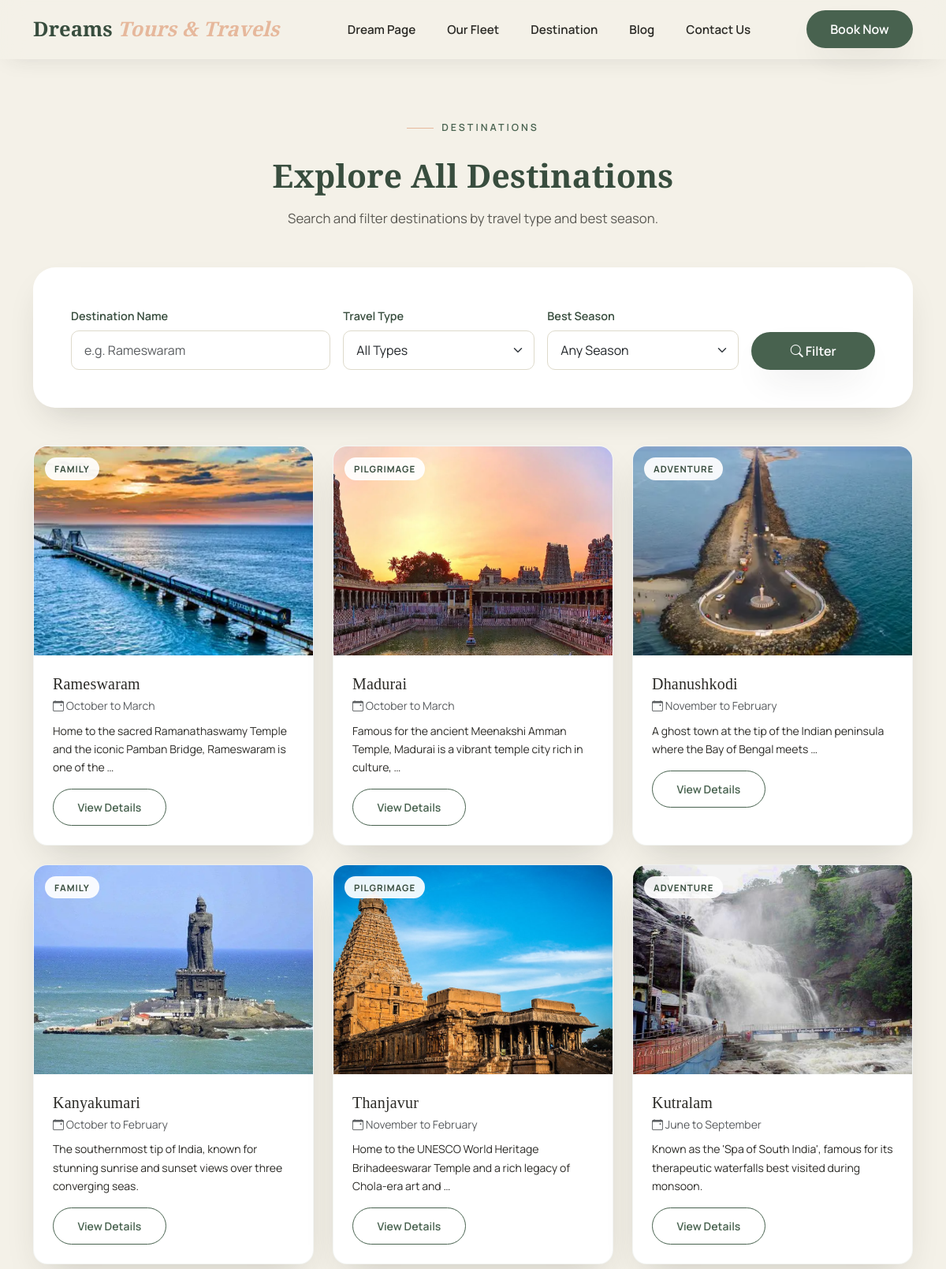
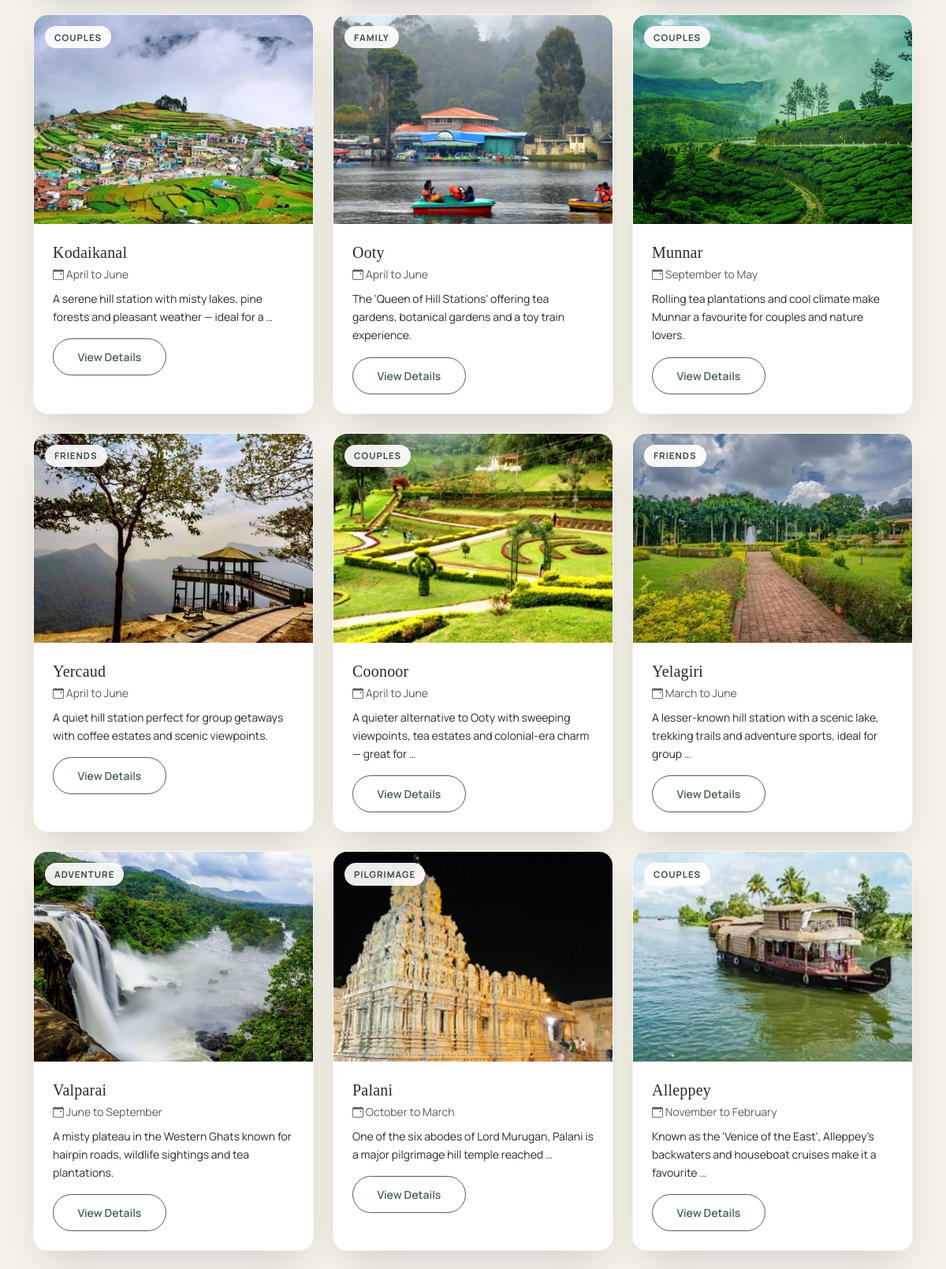
/destinations/ (upper part), run on the app's committed database (2 pictures, top to bottom).
### core/models.py (models this page shows, shortened)
class TimeStampedModel(models.Model):
    created_at = models.DateTimeField(auto_now_add=True)
    updated_at = models.DateTimeField(auto_now=True)
    class Meta:
        abstract = True

class Destination(TimeStampedModel):
    TRAVEL_TYPE_CHOICES = [
        ("family", "Family"),
        ("couples", "Couples"),
        ("pilgrimage", "Pilgrimage"),
        ("friends", "Friends"),
        ("adventure", "Adventure"),
    ]
    SEASON_CHOICES = [
        ("summer", "Summer"),
        ("winter", "Winter"),
        ("monsoon", "Monsoon"),
    ]
    name = models.CharField(max_length=100)
    slug = models.SlugField(max_length=120, unique=True, blank=True)
    image = models.ImageField(upload_to="destinations/", help_text="Recommended: 1200x900 WebP/JPG")
    description = models.TextField(help_text="Short description used on cards and detail page")
    best_time = models.CharField(max_length=100, help_text="e.g. October to April")
    best_season = models.CharField(max_length=10, choices=SEASON_CHOICES, default="winter")
    travel_type = models.CharField(max_length=15, choices=TRAVEL_TYPE_CHOICES, default="family")
    is_featured = models.BooleanField(default=False, help_text="Show on Home page (max 3 recommended)")
    meta_title = models.CharField(max_length=70, blank=True, help_text="Leave blank to auto-generate")
    meta_description = models.CharField(max_length=160, blank=True, help_text="Leave blank to auto-generate")
    display_order = models.PositiveIntegerField(default=0)
    class Meta:
        ordering = ["display_order", "name"]
        verbose_name = "Destination"
        verbose_name_plural = "Destinations"
    def get_absolute_url(self):
        return reverse("core:destination_detail", kwargs={"slug": self.slug})

### core/views.py (the view)
# urls.py: path("destinations/", views.destination_list, name="destination_list"),
def destination_list(request):
    destinations = Destination.objects.all()
    query = request.GET.get("q", "").strip()
    travel_type = request.GET.get("travel_type", "")
    season = request.GET.get("season", "")
    if query:
        destinations = destinations.filter(name__icontains=query)
    if travel_type:
        destinations = destinations.filter(travel_type=travel_type)
    if season:
        destinations = destinations.filter(best_season=season)
    context = {
        "meta_title": "Popular Tourist Destinations Near Rameswaram | Dreams Tours and Travels",
        "meta_description": "Discover Rameswaram, Madurai, Dhanushkodi, Kanyakumari and more. "
                             "Filter destinations by travel type and best season, then book your trip today.",
        "canonical_path": "/destinations/",
        "destinations": destinations,
        "query": query,
        "travel_type": travel_type,
        "season": season,
        "travel_type_choices": Destination.TRAVEL_TYPE_CHOICES,
        "season_choices": Destination.SEASON_CHOICES,
    }
    return render(request, "core/destination_list.html", context)

### core/context_processors.py (called while the page is built)
def company_info(request):
    return {
        "COMPANY_NAME": "Dreams Tours and Travels",
        "COMPANY_PHONE": "7708155016",
        "COMPANY_PHONE_DISPLAY": "+91 77081 55016",
        "COMPANY_WHATSAPP_LINK": "https://wa.me/917708155016",
        "COMPANY_EMAIL": "info@dreamstourstravels.in",
        "COMPANY_ADDRESS_LINE1": "Nearby Temple Road",
        "COMPANY_ADDRESS_LINE2": "Rameswaram, Tamil Nadu - 623518",
        "COMPANY_CITY": "Rameswaram",
        "SITE_URL": getattr(settings, "SITE_URL", "https://www.dreamstourstravels.in"),
        "GOOGLE_MAP_EMBED": (
            "https://www.google.com/maps/embed?pb=!1m18!1m12!1m3!1d3917.0!2d79.3129!3d9.2876"
            "!2m3!1f0!2f0!3f0!3m2!1i1024!2i768!4f13.1!3m3!1m2!1s0x0%3A0x0!2sRameswaram%2C+Tamil+Nadu!5e0!3m2!1sen!2sin"
        ),
    }

### templates/core/destination_list.html (shortened to what this page needs)
{% extends "base.html" %}
{% load static %}
{% block content %}
<section class="dt-section" style="padding-top: 9rem;">
  <div class="container">
    <div class="text-center mb-5" data-aos="fade-up">
      <p class="dt-eyebrow justify-content-center">Destinations</p>
      <h1 class="dt-section-title">Explore All Destinations</h1>
      <p class="dt-section-lede mx-auto">Search and filter destinations by travel type and best season.</p>
    </div>
    <form method="get" class="dt-contact-card mb-5" data-aos="fade-up" role="search" aria-label="Destination search and filters">
      <div class="row g-3 align-items-end">
        <div class="col-md-4">
          <label class="form-label" for="destSearch">Destination Name</label>
          <input type="text" id="destSearch" name="q" class="form-control" placeholder="e.g. Rameswaram" value="{{ query }}">
        </div>
        <div class="col-md-3">
          <label class="form-label" for="travelType">Travel Type</label>
          <select id="travelType" name="travel_type" class="form-select">
            <option value="">All Types</option>
          </select>
        </div>
        <div class="col-md-3">
          <label class="form-label" for="season">Best Season</label>
          <select id="season" name="season" class="form-select">
            <option value="">Any Season</option>
          </select>
        </div>
        <div class="col-md-2">
          <button type="submit" class="btn dt-btn-primary w-100"><i class="bi bi-search" aria-hidden="true"></i> Filter</button>
        </div>
      </div>
    </form>
    <div class="row g-4">
      {% for destination in destinations %}
      <div class="col-md-6 col-lg-4" data-aos="fade-up" data-aos-delay="{{ forloop.counter0|add:'50' }}">
        <div class="dt-card">
          <div class="dt-card-img-wrap">
            {% if destination.image %}
            <img src="{{ destination.image.url }}" alt="{{ destination.name }} tour package" loading="lazy" width="400" height="300">
            {% else %}
            <img src="{% static 'img/destination-placeholder.jpg' %}" alt="{{ destination.name }}" loading="lazy" width="400" height="300">
            {% endif %}
            <span class="dt-card-badge">{{ destination.get_travel_type_display }}</span>
          </div>
          <div class="dt-card-body">
            <h2 class="h5 mb-1">{{ destination.name }}</h2>
            <p class="text-muted small mb-2"><i class="bi bi-calendar-event" aria-hidden="true"></i> {{ destination.best_time }}</p>
            <p class="small mb-3">{{ destination.description|truncatewords:16 }}</p>
            <a href="{{ destination.get_absolute_url }}" class="btn dt-btn-outline btn-sm">View Details</a>
          </div>
        </div>
      </div>
      {% empty %}
      <div class="col-12 text-center text-muted py-5">No destinations match your search. Try different filters.</div>
      {% endfor %}
    </div>
  </div>
</section>
{% endblock %}

### static/css/style.css (style rules this page uses)
:root { --dt-primary: #48624F; --dt-primary-dark: #384D3E; --dt-secondary: #A7B69D; --dt-bg: #F4F1E8; --dt-accent: #E6B89C; --dt-ink: #2B2A26; --dt-white: #FFFFFF; --dt-font-heading: 'Cormorant Garamond', serif; --dt-font-body: 'Manrope', sans-serif; --dt-radius-sm: 10px; --dt-radius-md: 18px; --dt-radius-lg: 28px; --dt-shadow-soft: 0 20px 45px -18px rgba(43, 42, 38, 0.22); --dt-shadow-lift: 0 28px 60px -20px rgba(72, 98, 79, 0.35); --dt-space-section: clamp(4rem, 8vw, 8rem); }
* { box-sizing: border-box; }
html { scroll-behavior: smooth; }
body { font-family: var(--dt-font-body); color: var(--dt-ink); background: var(--dt-bg); line-height: 1.65; -webkit-font-smoothing: antialiased; }
h1, h2, h3, h4, .dt-display { font-family: var(--dt-font-heading); font-weight: 600; color: var(--dt-primary-dark); letter-spacing: 0.2px; }
.dt-eyebrow { font-family: var(--dt-font-body); font-weight: 600; font-size: 0.78rem; letter-spacing: 3px; text-transform: uppercase; color: var(--dt-primary); display: inline-flex; align-items: center; gap: 10px; }
.dt-eyebrow::before { content: ""; width: 34px; height: 1.5px; background: var(--dt-accent); display: inline-block; }
a { text-decoration: none; }
.btn { font-family: var(--dt-font-body); font-weight: 600; border-radius: 999px; padding: 0.75rem 1.9rem; transition: transform 0.25s ease, box-shadow 0.25s ease, background 0.25s ease; }
.dt-btn-primary, .dt-btn-cta { background: var(--dt-primary); color: #fff !important; border: none; box-shadow: var(--dt-shadow-soft); }
.dt-btn-outline { background: transparent; border: 1.5px solid var(--dt-primary); color: var(--dt-primary) !important; }
.dt-section { padding: var(--dt-space-section) 0; }
.dt-section-title { font-size: clamp(2rem, 3.4vw, 2.9rem); margin: 0.6rem 0 1rem; }
.dt-section-lede { max-width: 620px; color: #5B5A54; font-size: 1.05rem; }
.dt-card { background: var(--dt-white); border-radius: var(--dt-radius-md); box-shadow: var(--dt-shadow-soft); overflow: hidden; transition: transform 0.35s ease, box-shadow 0.35s ease; height: 100%; border: 1px solid rgba(72,98,79,0.06); }
.dt-card-img-wrap { aspect-ratio: 4/3; overflow: hidden; position: relative; }
.dt-card-img-wrap img { width: 100%; height: 100%; object-fit: cover; transition: transform 0.6s ease; }
.dt-card-body { padding: 1.5rem; }
.dt-card-badge { position: absolute; top: 14px; left: 14px; background: rgba(255,255,255,0.92); color: var(--dt-primary-dark); font-size: 0.72rem; font-weight: 700; letter-spacing: 1px; text-transform: uppercase; padding: 0.3rem 0.75rem; border-radius: 999px; }
.dt-contact-card { background: #fff; border-radius: var(--dt-radius-lg); box-shadow: var(--dt-shadow-soft); padding: clamp(1.5rem, 4vw, 3rem); }
.form-control, .form-select { border-radius: var(--dt-radius-sm); border: 1.5px solid #DEDACB; padding: 0.75rem 1rem; font-family: var(--dt-font-body); }
.form-label { font-weight: 600; font-size: 0.9rem; color: var(--dt-primary-dark); margin-bottom: 0.4rem; }

### data on the page
Destination: image (picture), travel_type "FAMILY", name "Rameswaram", best_time "October to March", description "Home to the sacred Ramanathaswamy Temple and the iconic Pamban Bridge, Rameswaram is one of the …"
Destination: image (picture), travel_type "PILGRIMAGE", name "Madurai", best_time "October to March", description "Famous for the ancient Meenakshi Amman Temple, Madurai is a vibrant temple city rich in culture, …"
Destination: image (picture), travel_type "ADVENTURE", name "Dhanushkodi", best_time "November to February", description "A ghost town at the tip of the Indian peninsula where the Bay of Bengal meets …"
Destination: image (picture), travel_type "FAMILY", name "Kanyakumari", best_time "October to February", description "The southernmost tip of India, known for stunning sunrise and sunset views over three converging seas."
Destination: image (picture), travel_type "PILGRIMAGE", name "Thanjavur", best_time "November to February", description "Home to the UNESCO World Heritage Brihadeeswarar Temple and a rich legacy of Chola-era art and …"
Destination: image (picture), travel_type "ADVENTURE", name "Kutralam", best_time "June to September", description "Known as the 'Spa of South India', famous for its therapeutic waterfalls best visited during monsoon."
Destination: image (picture), travel_type "COUPLES", name "Kodaikanal", best_time "April to June", description "A serene hill station with misty lakes, pine forests and pleasant weather — ideal for a …"
Destination: image (picture), travel_type "FAMILY", name "Ooty", best_time "April to June", description "The 'Queen of Hill Stations' offering tea gardens, botanical gardens and a toy train experience."
Destination: image (picture), travel_type "COUPLES", name "Munnar", best_time "September to May", description "Rolling tea plantations and cool climate make Munnar a favourite for couples and nature lovers."
Destination: image (picture), travel_type "FRIENDS", name "Yercaud", best_time "April to June", description "A quiet hill station perfect for group getaways with coffee estates and scenic viewpoints."
Destination: image (picture), travel_type "COUPLES", name "Coonoor", best_time "April to June", description "A quieter alternative to Ooty with sweeping viewpoints, tea estates and colonial-era charm — great for …"
Destination: image (picture), travel_type "FRIENDS", name "Yelagiri", best_time "March to June", description "A lesser-known hill station with a scenic lake, trekking trails and adventure sports, ideal for group …"
Destination: image (picture), travel_type "ADVENTURE", name "Valparai", best_time "June to September", description "A misty plateau in the Western Ghats known for hairpin roads, wildlife sightings and tea plantations."
Destination: image (picture), travel_type "PILGRIMAGE", name "Palani", best_time "October to March", description "One of the six abodes of Lord Murugan, Palani is a major pilgrimage hill temple reached …"
Destination: image (picture), travel_type "COUPLES", name "Alleppey", best_time "November to February", description "Known as the 'Venice of the East', Alleppey's backwaters and houseboat cruises make it a favourite …"
